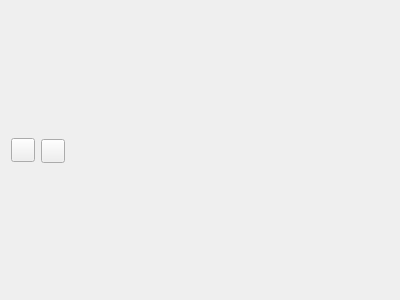
<?xml version="1.0" encoding="UTF-8"?>
<ui version="4.0">
 <class>PGTALibraryView</class>
 <widget class="QWidget" name="PGTALibraryView">
  <property name="geometry">
   <rect>
    <x>0</x>
    <y>0</y>
    <width>400</width>
    <height>300</height>
   </rect>
  </property>
  <property name="windowTitle">
   <string>Form</string>
  </property>
  <layout class="QVBoxLayout" name="verticalLayout">
   <item>
    <layout class="QHBoxLayout" name="mainLayout">
     <item>
      <widget class="QToolButton" name="addLibraryItemButton">
       <property name="minimumSize">
        <size>
         <width>24</width>
         <height>24</height>
        </size>
       </property>
       <property name="maximumSize">
        <size>
         <width>24</width>
         <height>24</height>
        </size>
       </property>
       <property name="baseSize">
        <size>
         <width>24</width>
         <height>24</height>
        </size>
       </property>
       <property name="text">
        <string/>
       </property>
       <property name="icon">
        <iconset resource="../images.qrc">
         <normaloff>:/img/plus_24x24.png</normaloff>:/img/plus_24x24.png</iconset>
       </property>
       <property name="iconSize">
        <size>
         <width>8</width>
         <height>8</height>
        </size>
       </property>
      </widget>
     </item>
     <item>
      <widget class="QToolButton" name="removeLibraryItemButton">
       <property name="sizePolicy">
        <sizepolicy hsizetype="Fixed" vsizetype="Fixed">
         <horstretch>24</horstretch>
         <verstretch>24</verstretch>
        </sizepolicy>
       </property>
       <property name="minimumSize">
        <size>
         <width>24</width>
         <height>24</height>
        </size>
       </property>
       <property name="maximumSize">
        <size>
         <width>24</width>
         <height>22</height>
        </size>
       </property>
       <property name="text">
        <string/>
       </property>
       <property name="icon">
        <iconset resource="../images.qrc">
         <normaloff>:/img/minus_24x24.png</normaloff>:/img/minus_24x24.png</iconset>
       </property>
       <property name="iconSize">
        <size>
         <width>8</width>
         <height>8</height>
        </size>
       </property>
      </widget>
     </item>
     <item>
      <spacer name="horizontalSpacer">
       <property name="orientation">
        <enum>Qt::Horizontal</enum>
       </property>
       <property name="sizeHint" stdset="0">
        <size>
         <width>40</width>
         <height>20</height>
        </size>
       </property>
      </spacer>
     </item>
    </layout>
   </item>
  </layout>
 </widget>
 <resources>
  <include location="../images.qrc"/>
 </resources>
 <connections/>
</ui>
